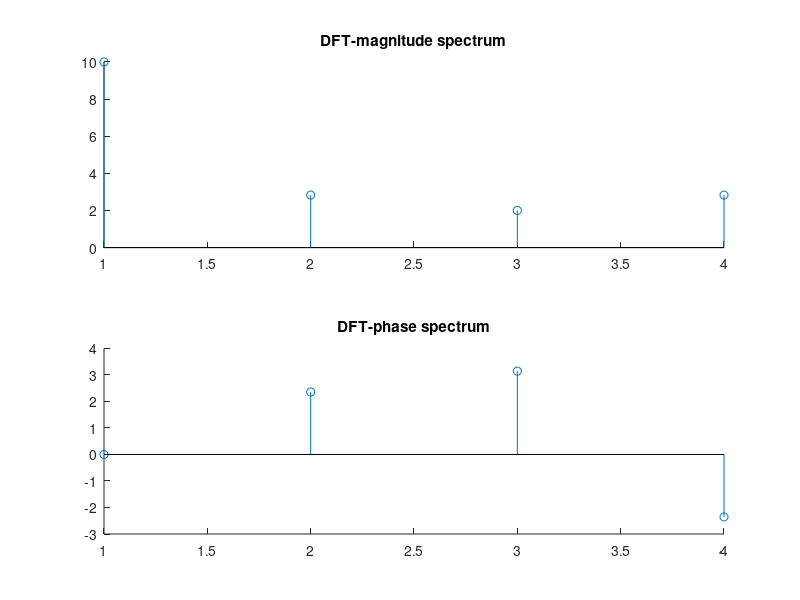

Write the MATLAB code that produced this figure.
%dft using built in functions
x=[1,2,3,4]
Xk=fft(x)
subplot(2,1,1);
title('DFT-magnitude spectrum');
hold on;
stem(abs(Xk));
subplot(2,1,2);
title('DFT-phase spectrum');
hold on;
stem(angle(Xk));
hold on;
